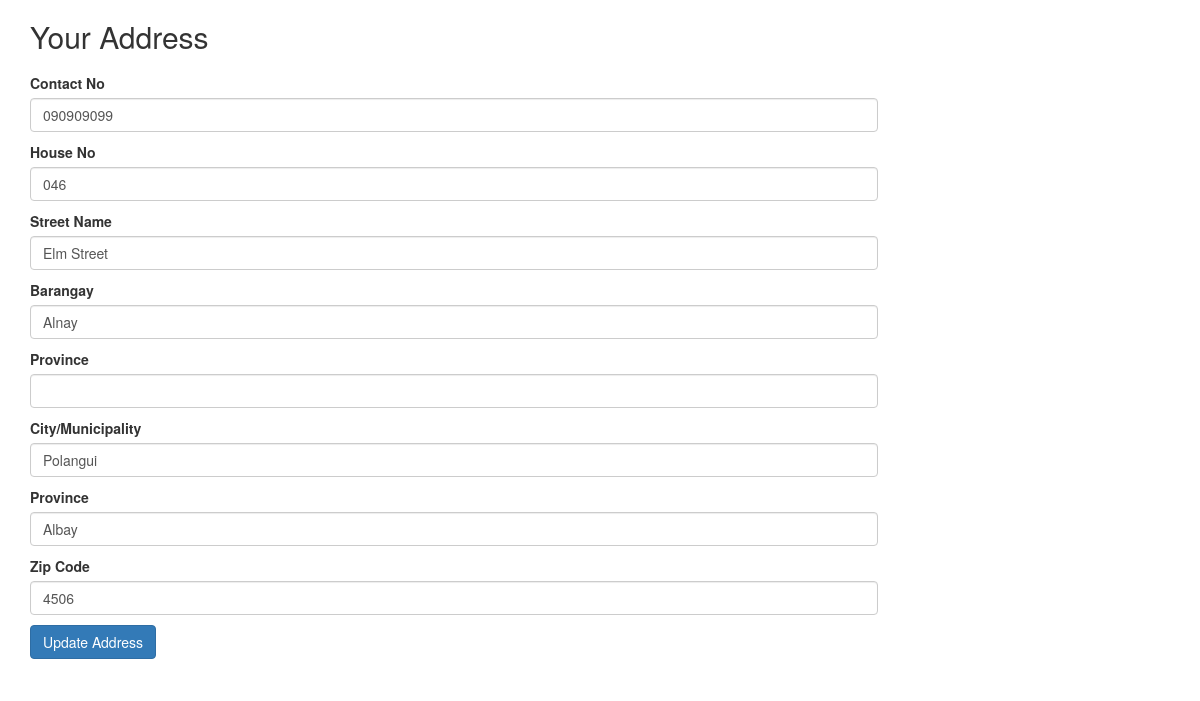
Screenshot of /user_address.php (signed in) with the database file from the repository.
### tables this page shows
CREATE TABLE `customer_address` (
  `customer_address_id` int(11) NOT NULL,
  `user_id` int(11) NOT NULL,
  `contact_no` varchar(20) NOT NULL,
  `house_no` varchar(255) NOT NULL,
  `street_name` varchar(255) NOT NULL,
  `barangay` varchar(255) NOT NULL,
  `city` varchar(255) NOT NULL,
  `country` varchar(255) NOT NULL COMMENT '*Province',
  `zip_code` varchar(255) NOT NULL
);

### user_address.php (the view, shortened to what this page needs)
<?php
@include 'connection.php';
$user_id = $_SESSION['user_id'];
$query = "SELECT * FROM customer_address WHERE user_id = ?";
if ($stmt = mysqli_prepare($conn, $query)) {
    mysqli_stmt_bind_param($stmt, "i", $user_id);
    mysqli_stmt_execute($stmt);
    $address_result = mysqli_stmt_get_result($stmt);
    $address = mysqli_fetch_assoc($address_result);
} else {
    $_SESSION['error'] = "Error preparing address statement: " . mysqli_error($conn);
}
?>
<link href="http://maxcdn.bootstrapcdn.com/bootstrap/3.3.0/css/bootstrap.min.css" rel="stylesheet" id="bootstrap-css">
<div class="col-lg-8 col-md-7">
            <div class="profile-content">
            <div class="container mt-5">
            <div class="row mt-5">
            <div class="col-md-9">
                <h2>Your Address</h2>
                <form action="<?php echo htmlspecialchars($_SERVER["PHP_SELF"]); ?>" method="POST">
                    <div class="mb-3">
                        <label for="contactNo" class="form-label">Contact No</label>
                        <input type="text" class="form-control" id="contactNo" name="contactNo" value="<?php echo isset($address['contact_no']) ? $address['contact_no'] : ''; ?>">
                    </div>
                    <div class="mb-3">
                        <label for="houseNo" class="form-label">House No</label>
                        <input type="text" class="form-control" id="houseNo" name="houseNo" value="<?php echo isset($address['house_no']) ? $address['house_no'] : ''; ?>">
                    </div>
                    <div class="mb-3">
                        <label for="street_name" class="form-label">Street Name</label>
                        <input type="text" class="form-control" id="street_name" name="street_name" value="<?php echo isset($address['street_name']) ? $address['street_name'] : ''; ?>">
                    </div>
                    <div class="mb-3">
                        <label for="barangay" class="form-label">Barangay</label>
                        <input type="text" class="form-control" id="barangay" name="barangay" value="<?php echo isset($address['barangay']) ? $address['barangay'] : ''; ?>">
                    </div>
                    <div class="mb-3">
                        <label for="province" class="form-label">Province</label>
                        <input type="text" class="form-control" id="province" name="province" value="<?php echo isset($address['province']) ? $address['province'] : ''; ?>">
                    </div>
                    <div class="mb-3">
                        <label for="city" class="form-label">City/Municipality</label>
                        <input type="text" class="form-control" id="city" name="city" value="<?php echo isset($address['city']) ? $address['city'] : ''; ?>">
                    </div>
                    <div class="mb-3">
                        <label for="country" class="form-label">Province</label>
                        <input type="text" class="form-control" id="country" name="country" value="<?php echo isset($address['country']) ? $address['country'] : ''; ?>">
                    </div>
                    <div class="mb-3">
                        <label for="zip_code" class="form-label">Zip Code</label>
                        <input type="text" class="form-control" id="zip_code" name="zip_code" value="<?php echo isset($address['zip_code']) ? $address['zip_code'] : ''; ?>">
                    </div>
                    <button type="submit" class="btn btn-primary" name="updateAddress">Update Address</button>
                </form>
            </div>
        </div>
    </div>
</body>
</html>
            </div>
		</div>

### user_address.php (style rules this page uses)
.mb-3 { padding-top: 10px; }
.btn-primary { margin-top: 10px; }

### rows the page displays
customer_address: contactNo "090909099", houseNo "046", street_name "Elm Street", barangay "Alnay", city "Polangui", country "Albay", zip_code "4506"
